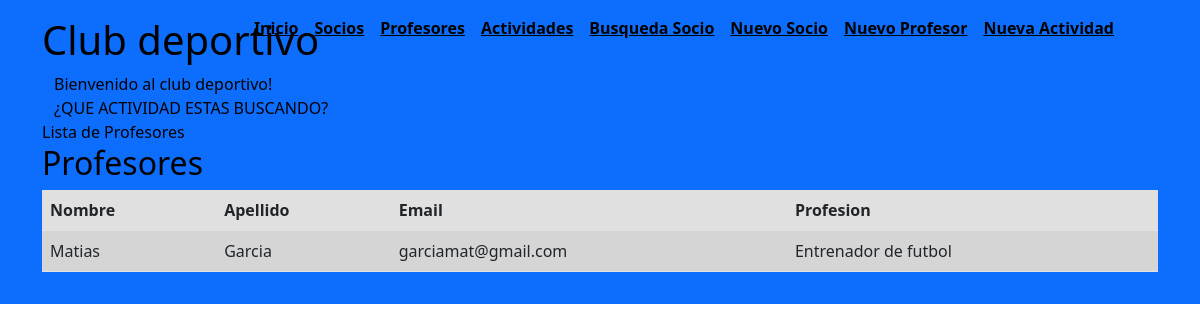
Page /lista-profesores/ on the earlier database version.
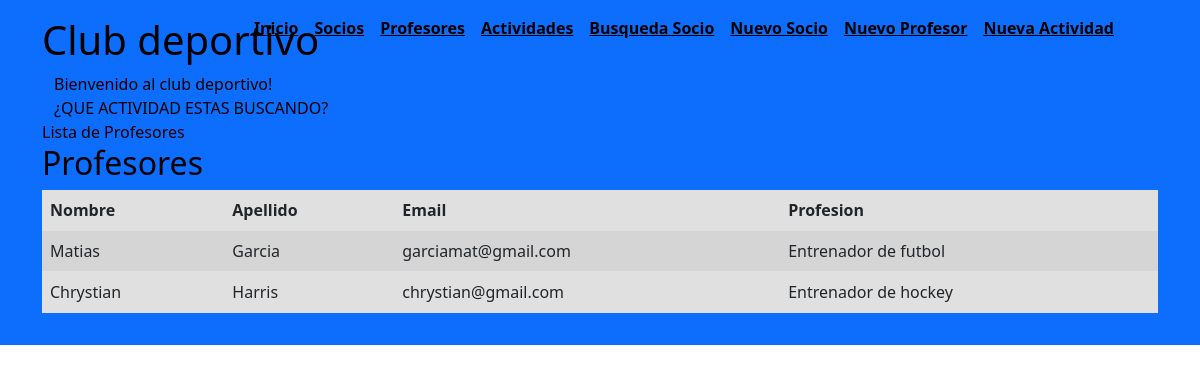
Same page on the later database version.
### AppProyecto/models.py (models this page shows)
class Profesores(models.Model):
    nombre = models.CharField(max_length=30)
    apellido = models.CharField(max_length=30)
    email = models.EmailField()
    profesion = models.CharField(max_length=30)

### AppProyecto/views.py (the view)
# urls.py: path('lista-profesores/', views.lista_profesores, name='lista-profesores'),
def lista_profesores(req):
    profesores = Profesores.objects.all()
    return render(req, 'appProyecto/profesores.html', {'profesores': profesores})

### AppProyecto/templates/appProyecto/profesores.html (shortened to what this page needs)
<!DOCTYPE html>
<html lang="en">
<head>
</head>
<body>
    {% extends "appProyecto/padre.html" %}
    {% load static %}
    {% block contenidoQueCambia %}
    {% block titulo %}Lista de Profesores{% endblock %}
<h2>Profesores</h2>
<table class="table table-striped" style="background-color: rgb(224, 224, 224);">
    <thead>
        <tr>
            <th>Nombre</th>
            <th>Apellido</th>
            <th>Email</th>
            <th>Profesion</th>
        </tr>
    </thead>
    <tbody>
        {% for profesor in profesores %}
        <tr>
            <td>{{ profesor.nombre }}</td>
            <td>{{ profesor.apellido }}</td>
            <td>{{ profesor.email }}</td>
            <td>{{ profesor.profesion }}</td>
        </tr>
        {% endfor %}
    </tbody>
</table>
    {% endblock %}

Differences in the rows shown:
added Profesores: nombre "Chrystian", apellido "Harris", email "chrystian@gmail.com", profesion "Entrenador de hockey"
